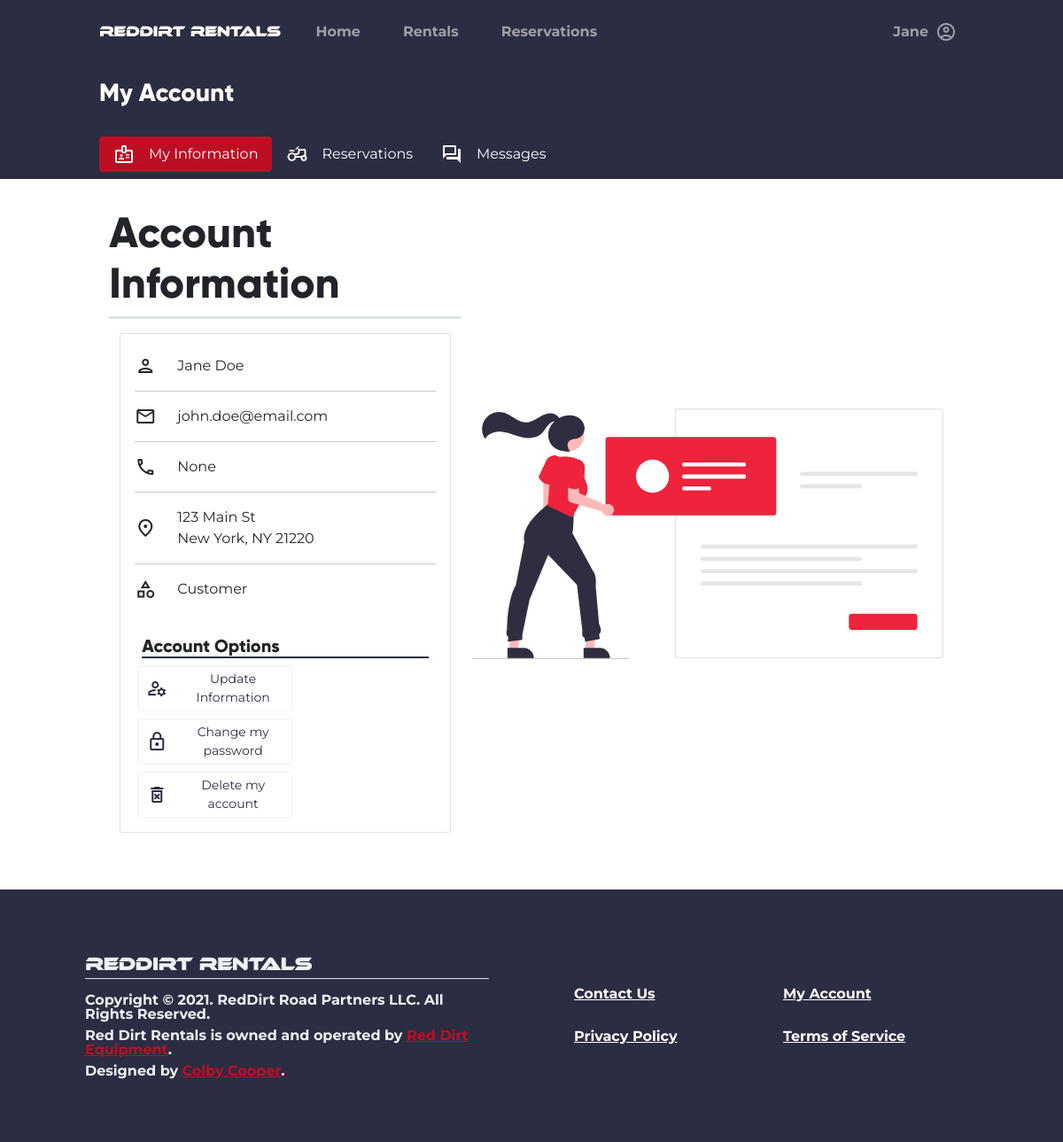
Before: /account/ (signed in) with the older database file.
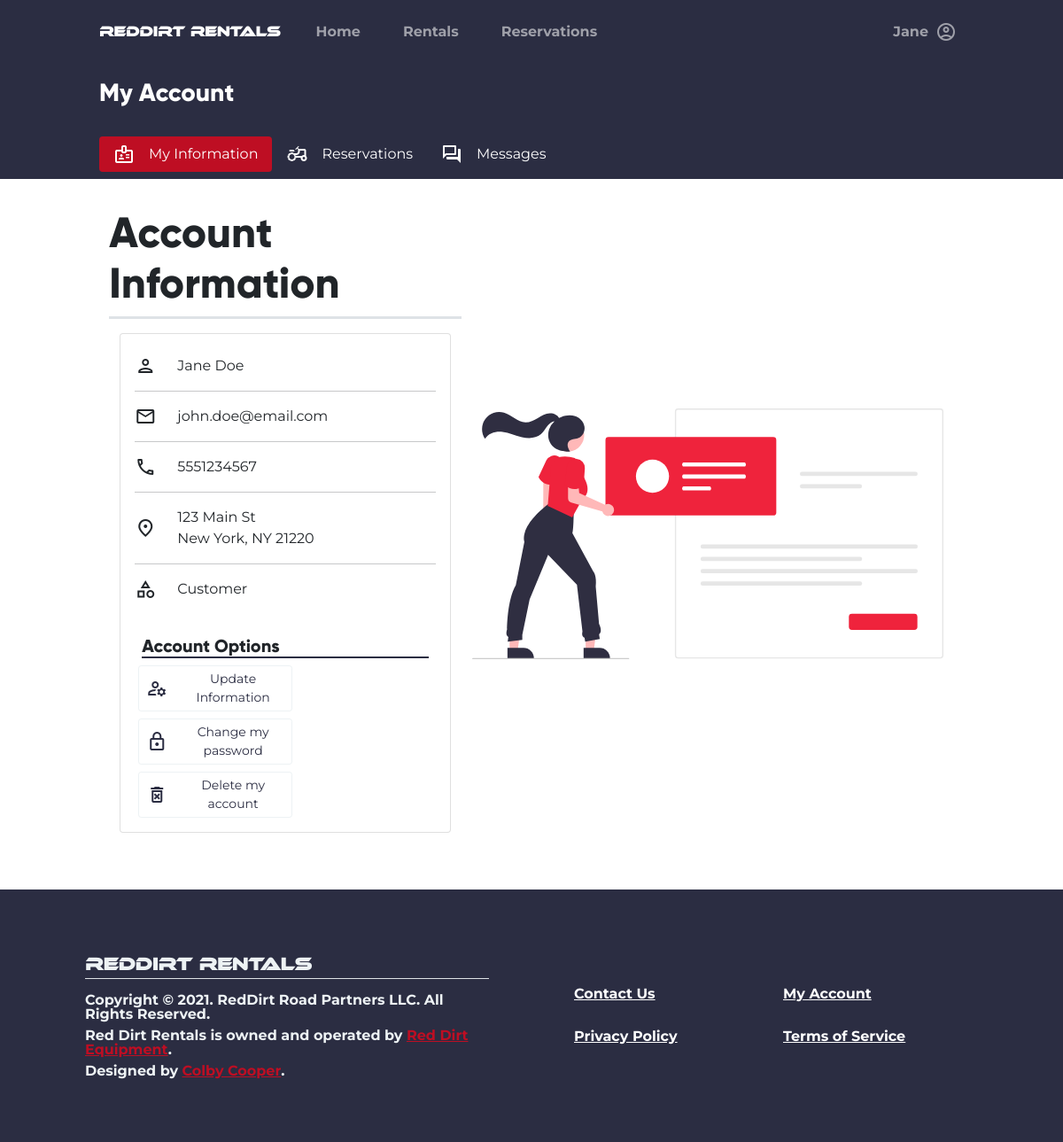
After: the same page with the newer database file.
### tables this page shows
CREATE TABLE users (
    id INTEGER PRIMARY KEY AUTOINCREMENT,
    firstname TEXT NOT NULL,
    lastname TEXT NOT NULL,
    phonenumber TEXT NOT NULL,
    email TEXT NOT NULL,
    password BLOB NOT NULL,
    groups TEXT NOT NULL,
    address TEXT NOT NULL,
    city TEXT NOT NULL,
    state TEXT NOT NULL,
    zip TEXT NOT NULL
, token TEXT, token_expire TEXT);

### rentals_app/account.py (the view)
@account.route("/")
@login_required
def index():
    return render_template("account/index.html", user=g.user)

### rentals_app/__init__.py (called while the page is built)
@app.after_request
def after_request(response):
    response.headers["Cache-Control"] = "no-cache, no-store, must-revalidate"
    return response

### rentals_app/auth.py (called while the page is built)
@auth.before_app_request
def fetch_current_user():
    userid = session.get("userid")
    if userid is None:
        g.user = None
    else:
        g.user = User.find_user(userid)

def login_required(view):
    @functools.wraps(view)
    def wrapped_view(**kwargs):
        if g.user is None:
            return redirect(url_for("auth.login"))
        return view(**kwargs)
    return wrapped_view

### rentals_app/helpers.py (called while the page is built)
def connect_to_db():
    con = sqlite3.connect(DB_PATH)
    return con, con.cursor()

### rentals_app/templates/account/index.html (shortened to what the changed rows need)
{% extends "Base.html" %}
{% block content %}
<div class="container-fluid">
    <div class="row mx-3">
        <div class="col-md-10 mx-auto my-3">
            <div class="row">
                <div class="col col-md-5">
                    <h2 class="row display-5 fw-bold border-bottom border-3 pb-2 my-3">Account Information</h2>
                    <div class="card card-body d-flex flex-column mb-5">
                        <div class="row align-items-center">
                            <span class="col-auto material-icons-outlined">
                            </span>
                            <span class="col-auto py-2">
                                {{user.firstname}} {{user.lastname}}
                            </span>
                        </div>
                        <div class="row py-2 align-items-center">
                            <span class="col-auto material-icons-outlined">
                            </span>
                            <span class="col">
                                {{user.email}}
                            </span>
                        </div>
                        <div class="row py-2 align-items-center">
                            <span class="col-auto material-icons-outlined">
                            </span>
                            <span class="col">
                                {{user.phonenumber}}
                            </span>
                        </div>
                        <div class="row py-2 align-items-center">
                            <span class="col">
                                <span class="m-0 row">{{user.address}}</span>
                                <span class="m-0 row">{{user.city}}, {{user.state}} {{user.zip}}</span>
                            </span>
                        </div>
                        <div class="row py-2 align-items-center">
                            <span class="col-auto material-icons-outlined">
                            </span>
                            <span class="col-auto {% if user.groups == 'admin' %} fw-bold text-primary {% endif %}">{{user.groups}}</span>
                        </div>
                    </div>
                </div>
            </div>
        </div>
    </div>
</div>
{% endblock %}

### rentals_app/templates/base.html (shortened to what this page needs)
<!doctype html>
<html lang="en">
<head>
    <link rel="stylesheet"
          href="https://cdn.jsdelivr.net/npm/fullcalendar@5.7.2/main.css"
>
    <link rel="stylesheet"
          href="{{url_for('static', filename='global.css')}}">
</head>
<body class="bg-white"
      style="overflow-x: hidden;">
    <div class="row mx-0 bg-dark">
        <div class="col-md-10 mx-auto">
            <nav class="navbar navbar-expand-md navbar-dark bg-dark py-3">
                <a href="{{url_for('index.root')}}"
                   class="navbar-brand">
                    <h6 class="m-0"
                        style="font-family:ethnocentric;">RedDirt Rentals</h6>
                </a>
                <div class="collapse navbar-collapse"
                     id="nav_main">
                    <ul class="navbar-nav w-100">
                        <li class="nav-item mx-3">
                            <a class="nav-link fw-bold"
                               aria-current="page"
                               href="{{ url_for('index.root') }}">Home</a>
                        </li>
                        <li class="nav-item px-3">
                            <a class="nav-link fw-bold"
                               href="{{url_for('Rentals.all_rentals')}}">Rentals</a>
                        </li>
                        <li class="nav-item mx-3">
                            <a class="nav-link fw-bold"
                               href="{{url_for('account.reservations', id=None)}}">Reservations</a>
                        </li>
                        {% if g.user != None %}
                        <li class="nav-item dropdown dropdown-dark ms-md-auto ms-3 ps-3">
                            <a class="nav-link dropdown-toggle d-flex flex-row align-items-center fw-bold"
                               href="#"
                               data-bs-toggle="dropdown"
                               aria-expanded="false">
                                <span class="me-2">{{g.user.firstname}}</span>
                                <span class="material-icons-outlined">
                                </span>
                            </a>
                        </li>
                        {% endif %}
                    </ul>
                </div>
            </nav>
        </div>
    </div>
    {% block content %} {% endblock %}
    <div class="container-fluid">
        <div class="row p-5 align-items-center bg-dark text-light fw-bold lh-1">
            <div class="col-auto col-md-6 me-auto px-5 py-3 pt-4">
                <h5 class="m-0 border-bottom pb-1"
                    style="font-family: ethnocentric;">RedDirt Rentals</h5>
                <p class="mb-2 mt-3">Copyright &copy; 2021. RedDirt Road Partners LLC. All Rights Reserved.</p>
                <p class="my-2">Red Dirt Rentals is owned and operated by <a href="https://reddirtequipment.com"
                       target="_blank">Red Dirt Equipment</a>.</p>
                <p class="mb-2">Designed by <a href="mailto:ccooper@reddirtequipment.com">Colby Cooper</a>.</p>
            </div>
            <div class="col-auto col-md-6 px-5 py-3">
                <div class="row row-cols-2 g-3 text-start fw-bold">
                    <a href="{{ url_for('index.contact') }}"
                       class="col py-2 button btn-small text-white">Contact Us</a>
                    <a href="{{ url_for('account.index') }}"
                       class="col py-2 button btn-small text-white">My Account</a>
                    <a href="{{ url_for('index.privacy_policy') }}"
                       class="col py-2 button btn-small text-white">Privacy Policy</a>
                    <a href="{{ url_for('index.terms') }}"
                       class="col py-2 button btn-small text-white">Terms of Service</a>
                </div>
            </div>
        </div>
    </div>
</body>
</html>

Changed rows visible on the page:
changed users "Jane": phonenumber "None" → "5551234567"
